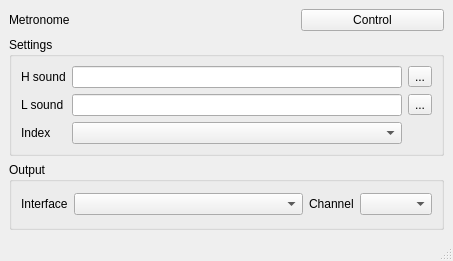
<?xml version="1.0" encoding="UTF-8"?>
<ui version="4.0">
 <class>Metronome</class>
 <widget class="QMainWindow" name="Metronome">
  <property name="geometry">
   <rect>
    <x>0</x>
    <y>0</y>
    <width>453</width>
    <height>261</height>
   </rect>
  </property>
  <property name="windowTitle">
   <string>Metronome</string>
  </property>
  <property name="documentMode">
   <bool>false</bool>
  </property>
  <property name="unifiedTitleAndToolBarOnMac">
   <bool>false</bool>
  </property>
  <widget class="QWidget" name="centralwidget">
   <layout class="QGridLayout" name="gridLayout">
    <item row="0" column="0" colspan="2">
     <widget class="QLabel" name="metro_label">
      <property name="text">
       <string>Metronome</string>
      </property>
     </widget>
    </item>
    <item row="0" column="2">
     <widget class="QPushButton" name="control_button">
      <property name="text">
       <string>Control</string>
      </property>
     </widget>
    </item>
    <item row="1" column="0" colspan="3">
     <widget class="QGroupBox" name="settings_group_box">
      <property name="title">
       <string>Settings</string>
      </property>
      <layout class="QGridLayout" name="gridLayout_3">
       <item row="0" column="0">
        <widget class="QLabel" name="h_sound_label">
         <property name="text">
          <string>H sound</string>
         </property>
        </widget>
       </item>
       <item row="1" column="0">
        <widget class="QLabel" name="l_sound_label">
         <property name="text">
          <string>L sound</string>
         </property>
        </widget>
       </item>
       <item row="0" column="2">
        <widget class="QToolButton" name="h_sound_button">
         <property name="text">
          <string>...</string>
         </property>
        </widget>
       </item>
       <item row="0" column="1">
        <widget class="QLineEdit" name="h_sound_input"/>
       </item>
       <item row="1" column="2">
        <widget class="QToolButton" name="l_sound_button">
         <property name="text">
          <string>...</string>
         </property>
        </widget>
       </item>
       <item row="1" column="1">
        <widget class="QLineEdit" name="l_sound_input"/>
       </item>
       <item row="2" column="0">
        <widget class="QLabel" name="index_label">
         <property name="text">
          <string>Index</string>
         </property>
        </widget>
       </item>
       <item row="2" column="1">
        <widget class="QComboBox" name="index_combo_box"/>
       </item>
      </layout>
     </widget>
    </item>
    <item row="2" column="0" colspan="3">
     <widget class="QGroupBox" name="output_group_box">
      <property name="title">
       <string>Output</string>
      </property>
      <layout class="QGridLayout" name="gridLayout_4">
       <item row="0" column="1">
        <widget class="QComboBox" name="interface_combo_box"/>
       </item>
       <item row="0" column="2">
        <widget class="QLabel" name="channel_label">
         <property name="sizePolicy">
          <sizepolicy hsizetype="Maximum" vsizetype="Preferred">
           <horstretch>0</horstretch>
           <verstretch>0</verstretch>
          </sizepolicy>
         </property>
         <property name="text">
          <string>Channel</string>
         </property>
        </widget>
       </item>
       <item row="0" column="0">
        <widget class="QLabel" name="interface_label">
         <property name="sizePolicy">
          <sizepolicy hsizetype="Maximum" vsizetype="Preferred">
           <horstretch>0</horstretch>
           <verstretch>0</verstretch>
          </sizepolicy>
         </property>
         <property name="text">
          <string>Interface</string>
         </property>
        </widget>
       </item>
       <item row="0" column="3">
        <widget class="QComboBox" name="channel_combo_box">
         <property name="sizePolicy">
          <sizepolicy hsizetype="Maximum" vsizetype="Fixed">
           <horstretch>0</horstretch>
           <verstretch>0</verstretch>
          </sizepolicy>
         </property>
        </widget>
       </item>
      </layout>
     </widget>
    </item>
   </layout>
  </widget>
  <widget class="QMenuBar" name="menubar">
   <property name="geometry">
    <rect>
     <x>0</x>
     <y>0</y>
     <width>453</width>
     <height>22</height>
    </rect>
   </property>
  </widget>
  <widget class="QStatusBar" name="statusbar"/>
 </widget>
 <resources/>
 <connections/>
</ui>
